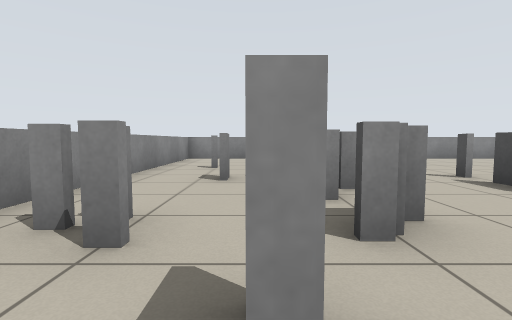
view 1 (above)

24 first-person views from a walk through a robot-simulator world made for Stage. The camera is 0.68 m above the floor, tilts 4° down and sees 85° across. The lines on the ground mark 1 m squares. The floor is counted in squares, 1 m on a side. Each view is taken from the middle of a square. On the plan, view 1 faces up. The plan holds only what a view shows up to about 9 squares ahead; the rest is blank. The robots in the file are not drawn.

view 2
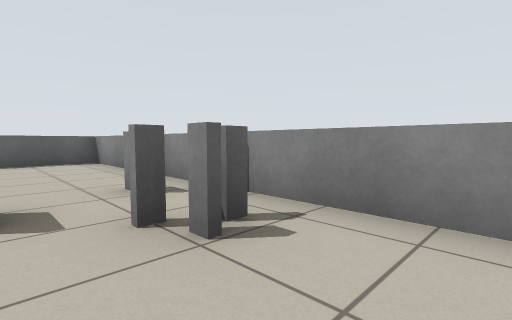

view 3
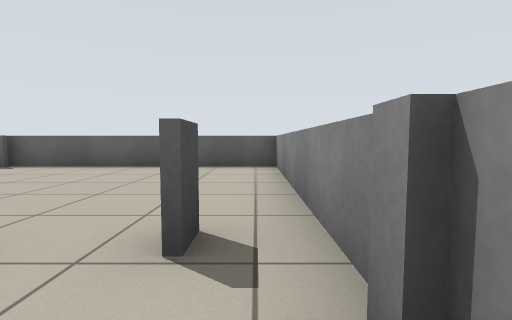

view 4
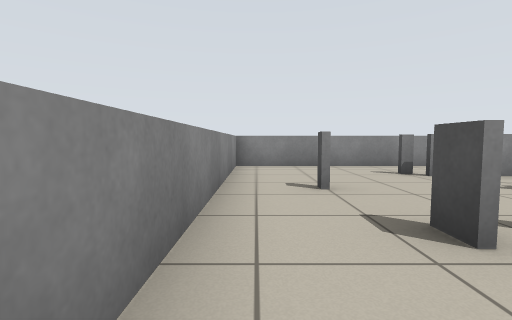

view 5
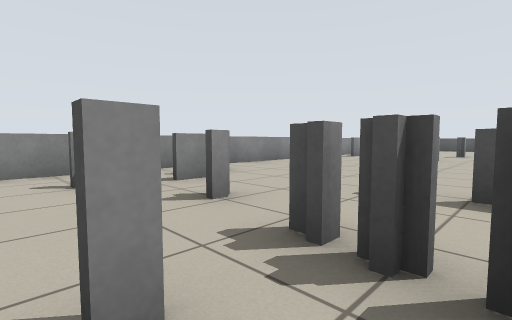

view 6
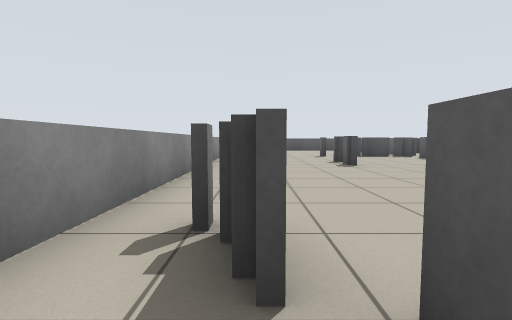

view 7
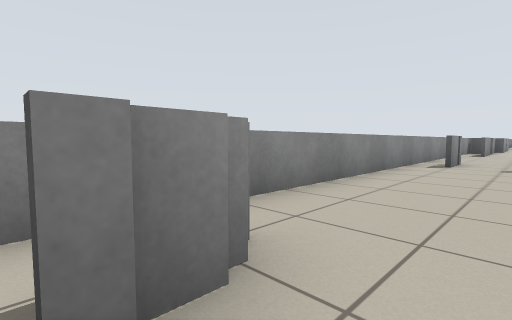

view 8
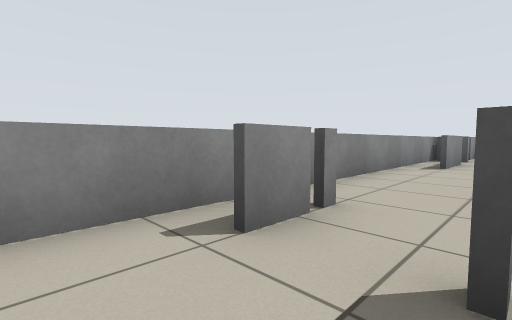

view 9
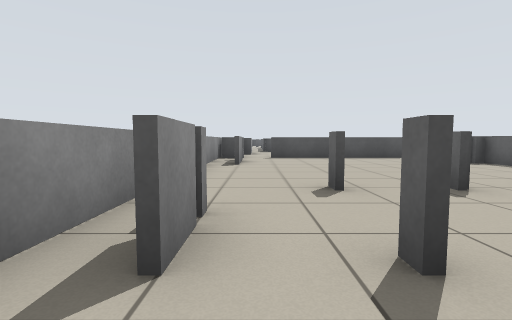

view 10
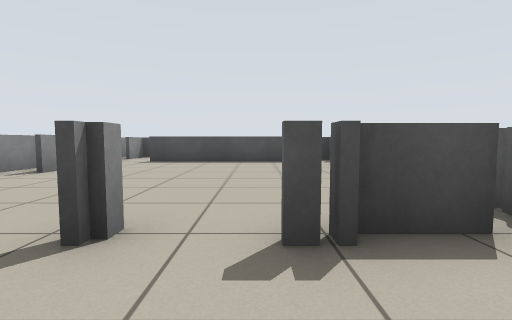

view 11
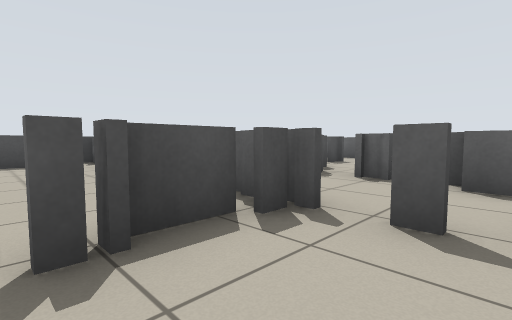

view 12
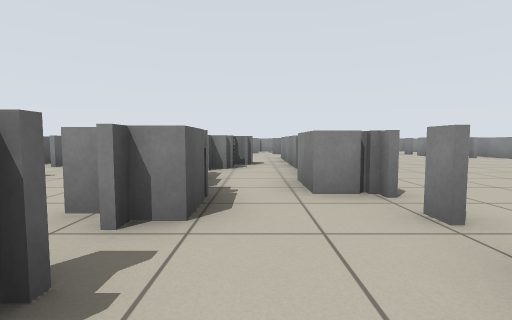

view 13
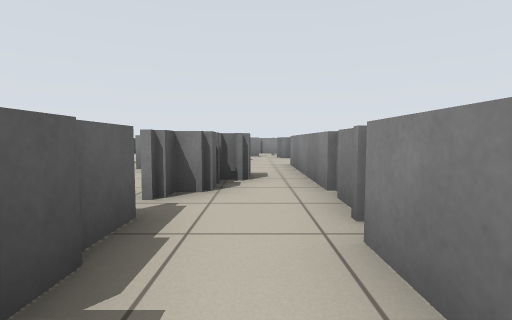

view 14
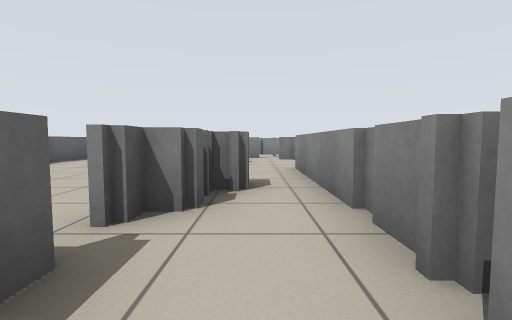

view 15
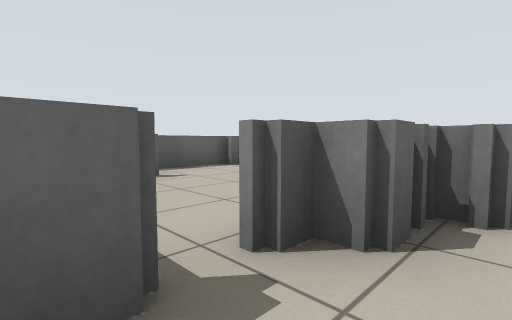

view 16
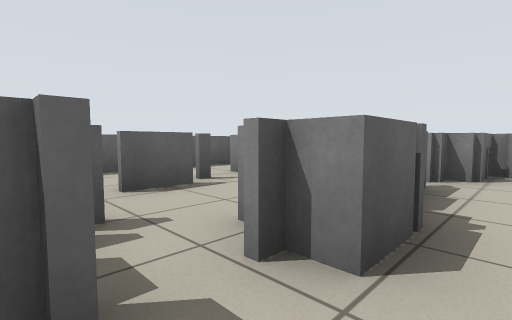

view 17
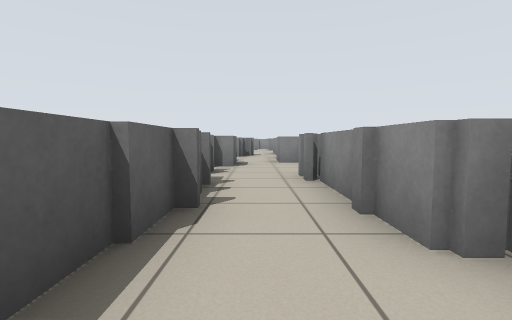

view 18
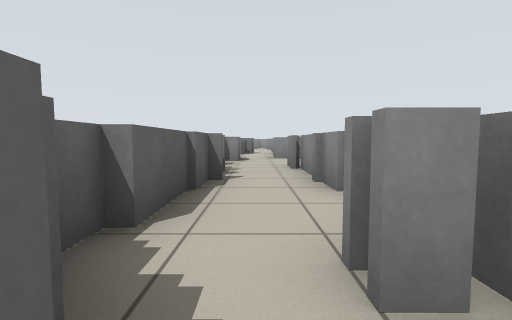

view 19
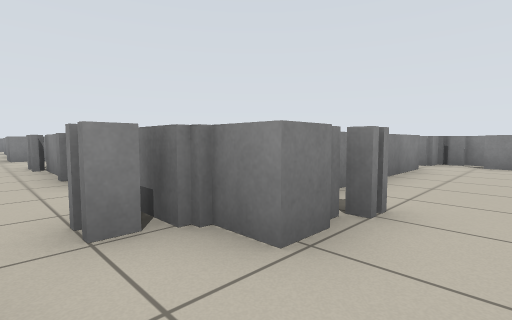

view 20
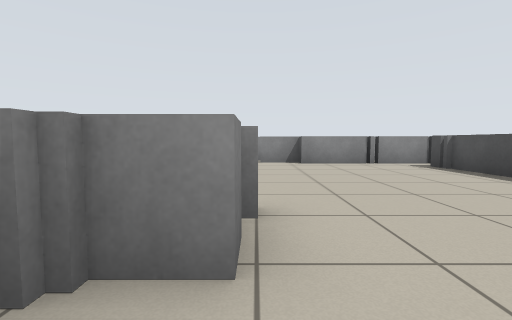

view 21
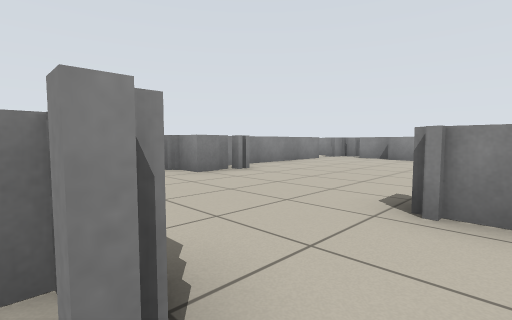

view 22
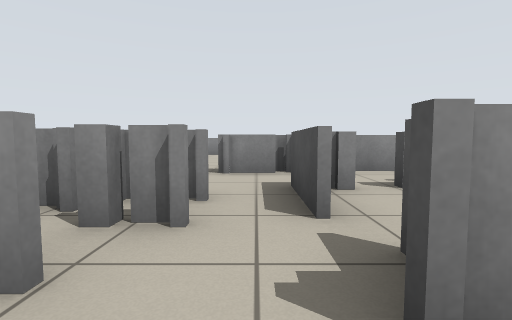

view 23
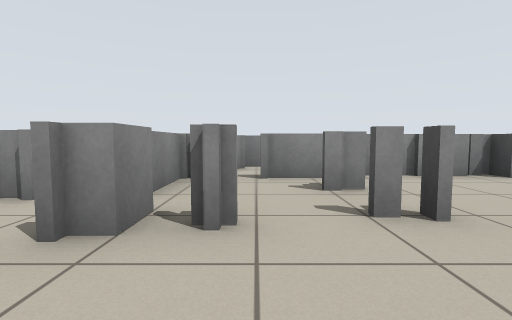

view 24
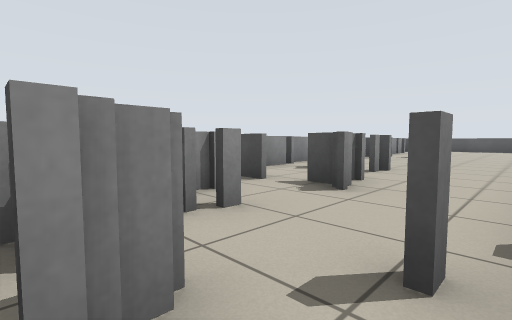

### Floor plan
Key: @ floor where view 1 was taken; x gap in a wall; . floor; = window, fence, low wall or low ledge.
Columns run from 3 left of view 1 to 35 right of it. Each row starts with its distance up from view 1.
 11  ====================== ==
 10 =..............=.....====== ==
  9 =...=.==..................=====
  8 =.............=..=......=.....=
  7 =.=..=..................=.....=
  6 =............== .=......=.....=
  5 =..===.=................=.....
  4 =...=..=    .....=......==....
  3 =...=..      ...===..= = =....
  2 =.=.=..========...====.===...=====
  1 =..=.....==.......................====
  0 ==.@      ================ ....=x==..=
 -1 =....    ....  =. .=        ==.=.x...
 -2 =.....  =... ....=..         =...=...
 -3 =.....  ......==.  .=       .=.==......
 -4 =..........=.=...          =...........
 -5 x.......=..=.. .           ..=........
 -6  ========== == =

Positions as (right, up) in squares from view 1, and headings:
1: (0, 0), facing up
2: (0, 4), facing down-left
3: (-2, 2), facing down
4: (-2, 3), facing up
5: (0, 4), facing up-right
6: (2, 9), facing right
7: (3, 8), facing up-right
8: (10, 8), facing up-right
9: (10, 9), facing right
10: (12, 5), facing right
11: (12, 5), facing down-right
12: (15, 1), facing left
13: (12, 1), facing left
14: (11, 1), facing left
15: (10, 1), facing down-left
16: (14, 1), facing down-left
17: (20, 1), facing left
18: (22, 1), facing left
19: (23, 1), facing up-left
20: (22, 1), facing up
21: (27, -1), facing up-left
22: (27, -4), facing up
23: (29, -5), facing up
24: (24, -5), facing up-right
